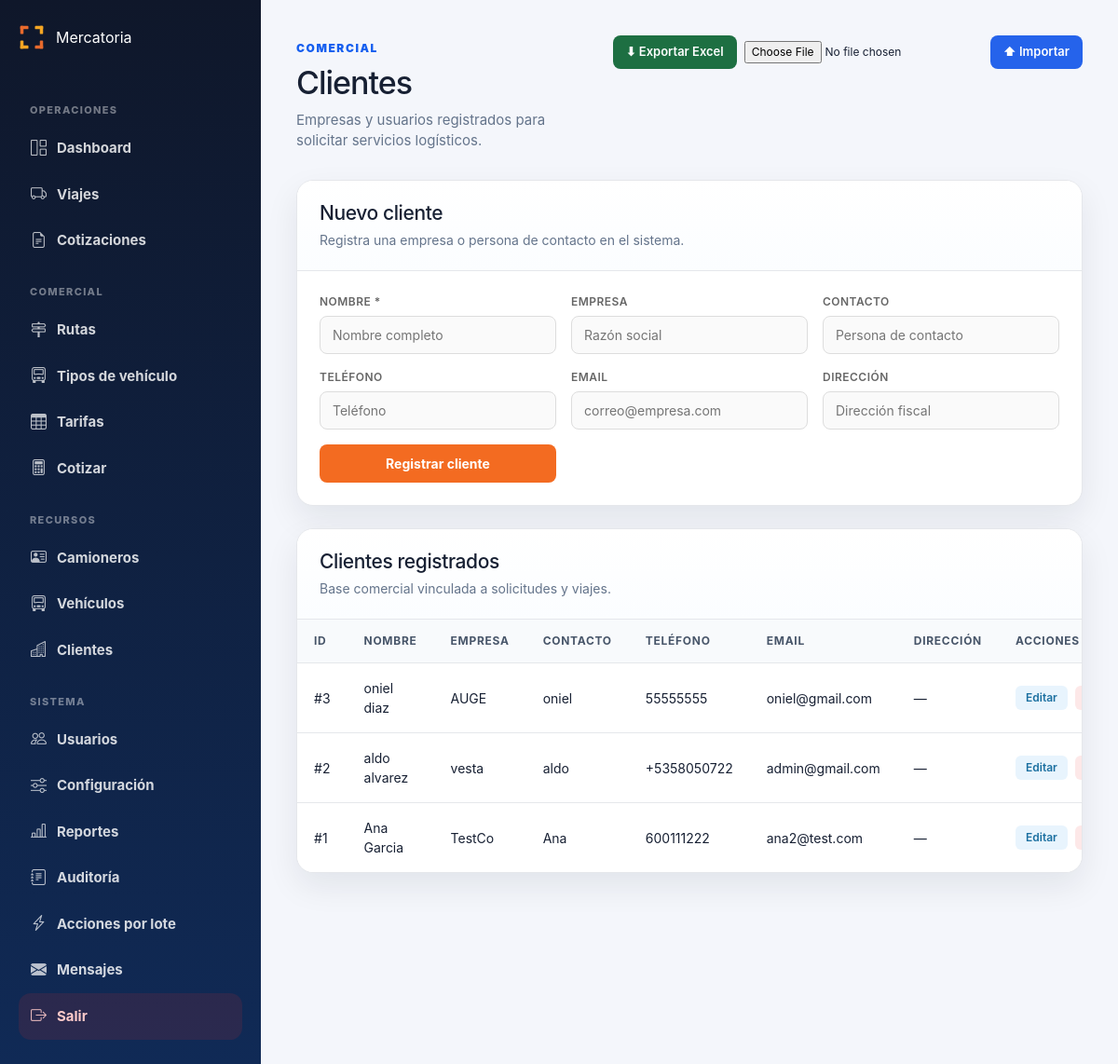
Page /admin/clientes (signed in) on the earlier database version.
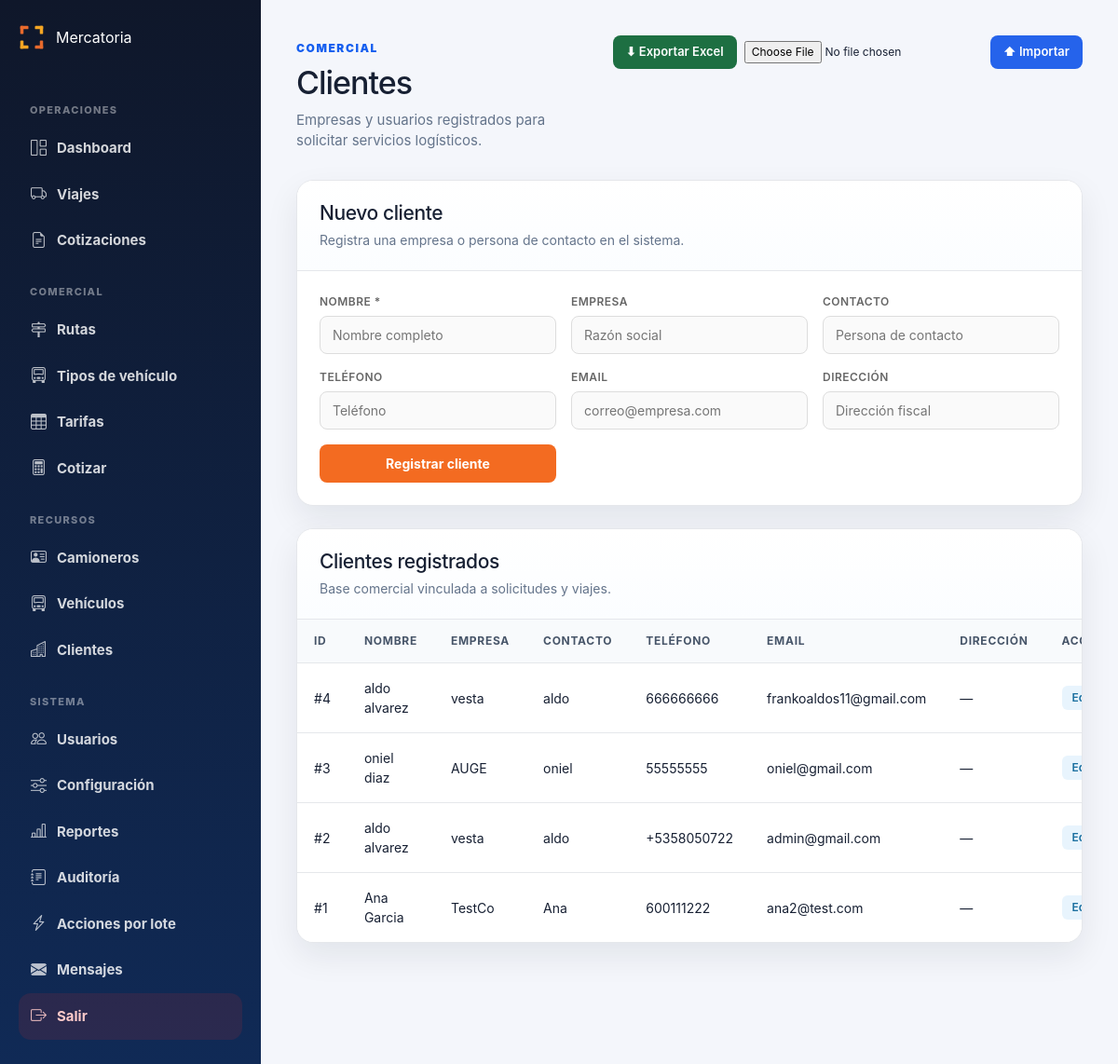
Same page on the later database version.
### tables this page shows
CREATE TABLE clientes (
        id INTEGER PRIMARY KEY AUTOINCREMENT,
        usuario_id INTEGER,
        nombre TEXT,
        empresa TEXT,
        contacto TEXT,
        telefono TEXT,
        email TEXT,
        direccion TEXT,
        activo INTEGER DEFAULT 1,
        fecha_creacion TEXT DEFAULT CURRENT_TIMESTAMP
    );

### routes/admin.py (the view, shortened to what this page needs)
@admin_bp.route("/clientes", methods=["GET", "POST"])
def admin_clientes():
    if not requiere_admin():
        return redirect("/login")
    conexion = conectar()
    cursor = conexion.cursor()
    cursor.execute("""
        SELECT id, nombre, empresa, contacto, telefono, email, direccion
        FROM clientes
        ORDER BY id DESC
    """)
    lista = cursor.fetchall()
    conexion.close()
    return render_template("admin/clientes.html", lista=lista)

### app.py (called while the page is built)
@app.after_request
def set_security_headers(response):
    response.headers["X-Frame-Options"] = "SAMEORIGIN"
    response.headers["X-Content-Type-Options"] = "nosniff"
    response.headers["X-XSS-Protection"] = "1; mode=block"
    return response

@app.context_processor
def sidebar_badges():
    try:
        conexion = conectar()
        cursor = conexion.cursor()
        cursor.execute(
            "SELECT COUNT(*) AS total FROM viajes WHERE estado IN ('Pendiente', 'Solicitado')"
        )
        viajes_urgentes = cursor.fetchone()["total"]
        cursor.execute(
            "SELECT COUNT(*) AS total FROM viajes WHERE estado = 'Solicitado'"
        )
        dashboard_urgentes = cursor.fetchone()["total"]
        conexion.close()
    except Exception:
        viajes_urgentes = 0
        dashboard_urgentes = 0
    return dict(
        sidebar_viajes_urgentes=viajes_urgentes,
        sidebar_dashboard_urgentes=dashboard_urgentes,
    )

### database.py (called while the page is built)
def conectar():
    if USE_POSTGRES:
        from database_pg import conectar_pg
        return conectar_pg()
    else:
        conexion = sqlite3.connect(DATABASE_NAME)
        conexion.row_factory = sqlite3.Row
        return conexion

### routes/admin.py (called while the page is built)
def conectar():
    conexion = sqlite3.connect("mercatoria.db")
    conexion.row_factory = sqlite3.Row
    return conexion

def requiere_admin():
    return "usuario" in session and session.get("rol") in ["admin", "operador"]

### templates/admin/clientes.html (shortened to what this page needs)
{% extends "admin/base_admin.html" %}
{% block contenido %}
<div class="page-header">
    <div>
        <span class="eyebrow">Comercial</span>
        <h1>Clientes</h1>
        <p>Empresas y usuarios registrados para solicitar servicios logísticos.</p>
    </div>
    <div style="display:flex;gap:8px;align-items:center;">
        <a href="/admin/exportar/clientes" class="btn-excel-export">⬇ Exportar Excel</a>
        <form method="POST" action="/admin/importar/clientes" enctype="multipart/form-data" style="display:flex;gap:6px;align-items:center;">
            <input type="file" name="archivo" accept=".xlsx" required style="font-size:12px;">
            <button type="submit" class="btn-excel-import">⬆ Importar</button>
        </form>
    </div>
</div>
<section class="panel" style="margin-bottom: 24px;">
    <div class="panel-header">
        <div>
            <h2>Nuevo cliente</h2>
            <p>Registra una empresa o persona de contacto en el sistema.</p>
        </div>
    </div>
    <div style="padding: 24px;">
        <form method="POST" action="/admin/clientes" class="form-crud-grid">
            <div class="form-crud-field">
                <label>Nombre *</label>
                <input type="text" name="nombre" class="input-crud" required placeholder="Nombre completo">
            </div>
            <div class="form-crud-field">
                <label>Empresa</label>
                <input type="text" name="empresa" class="input-crud" placeholder="Razón social">
            </div>
            <div class="form-crud-field">
                <label>Contacto</label>
                <input type="text" name="contacto" class="input-crud" placeholder="Persona de contacto">
            </div>
            <div class="form-crud-field">
                <label>Teléfono</label>
                <input type="text" name="telefono" class="input-crud" placeholder="Teléfono">
            </div>
            <div class="form-crud-field">
                <label>Email</label>
                <input type="email" name="email" class="input-crud" placeholder="correo@empresa.com">
            </div>
            <div class="form-crud-field">
                <label>Dirección</label>
                <input type="text" name="direccion" class="input-crud" placeholder="Dirección fiscal">
            </div>
            <div class="form-crud-field form-crud-submit">
                <button type="submit" class="btn-crud-primary">Registrar cliente</button>
            </div>
        </form>
    </div>
</section>
<section class="panel">
    <div class="panel-header">
        <div>
            <h2>Clientes registrados</h2>
            <p>Base comercial vinculada a solicitudes y viajes.</p>
        </div>
    </div>
    <div class="table-wrapper">
        <table class="data-table">
            <thead>
                <tr>
                    <th>ID</th>
                    <th>Nombre</th>
                    <th>Empresa</th>
                    <th>Contacto</th>
                    <th>Teléfono</th>
                    <th>Email</th>
                    <th>Dirección</th>
                    <th>Acciones</th>
                </tr>
            </thead>
            <tbody>
                {% for c in lista %}
                <tr>
                    <td>#{{ c["id"] }}</td>
                    <td>{{ c["nombre"] }}</td>
                    <td>{{ c["empresa"] or "—" }}</td>
                    <td>{{ c["contacto"] or "—" }}</td>
                    <td>{{ c["telefono"] or "—" }}</td>
                    <td>{{ c["email"] or "—" }}</td>
                    <td>{{ c["direccion"] or "—" }}</td>
                    <td class="td-acciones">
                        <a href="/admin/clientes/{{ c['id'] }}/editar" class="btn-accion-edit">Editar</a>
                        <form method="POST" action="/admin/clientes/{{ c['id'] }}/eliminar"
                              style="display:inline"
                              onsubmit="return confirm('¿Confirmar eliminación?')">
                            <button type="submit" class="btn-accion-del">Eliminar</button>
                        </form>
                    </td>
                </tr>
                {% else %}
                <tr>
                    <td colspan="8" class="empty-state">No hay clientes registrados.</td>
                </tr>
                {% endfor %}
            </tbody>
        </table>
    </div>
</section>
{% endblock %}

### templates/admin/base_admin.html (shortened to what this page needs)
<!DOCTYPE html>
<html lang="es">
<head>
    <link rel="stylesheet" href="https://cdn.jsdelivr.net/npm/bootstrap-icons@1.11.3/font/bootstrap-icons.min.css">
    <link rel="stylesheet" href="https://cdn.jsdelivr.net/npm/bootstrap@5.3.0/dist/css/bootstrap.min.css">
    <link rel="stylesheet" href="/static/css/admin.css">
</head>
<body>
<div class="app-shell">
    <aside class="sidebar">
        <div class="brand">
            <span class="brand-name">Mercatoria</span>
        </div>
        <nav class="sidebar-nav">
            <div class="nav-section">Operaciones</div>
            <a href="/admin" class="nav-item">
                <i class="bi bi-grid-1x2"></i>
                <span>Dashboard</span>
            </a>
            <a href="/admin/viajes" class="nav-item">
                <i class="bi bi-truck"></i>
                <span>Viajes</span>
            </a>
            <a href="/admin/comercial/cotizaciones" class="nav-item">
                <i class="bi bi-file-earmark-text"></i>
                <span>Cotizaciones</span>
            </a>
            <div class="nav-section">Comercial</div>
            <a href="/admin/comercial/rutas" class="nav-item">
                <i class="bi bi-signpost-2"></i>
                <span>Rutas</span>
            </a>
            {% if session.get('rol') == 'admin' %}
            <a href="/admin/comercial/vehiculos" class="nav-item">
                <i class="bi bi-truck-front"></i>
                <span>Tipos de vehículo</span>
            </a>
            <a href="/admin/comercial/tarifas" class="nav-item">
                <i class="bi bi-table"></i>
                <span>Tarifas</span>
            </a>
            {% endif %}
            <a href="/admin/comercial/cotizar" class="nav-item">
                <i class="bi bi-calculator"></i>
                <span>Cotizar</span>
            </a>
            <div class="nav-section">Recursos</div>
            <a href="/admin/camioneros" class="nav-item">
                <i class="bi bi-person-vcard"></i>
                <span>Camioneros</span>
            </a>
            <a href="/admin/vehiculos" class="nav-item">
                <i class="bi bi-truck-front"></i>
                <span>Vehículos</span>
            </a>
            <a href="/admin/clientes" class="nav-item">
                <i class="bi bi-buildings"></i>
                <span>Clientes</span>
            </a>
            <div class="nav-section">Sistema</div>
            {% if session.get('rol') == 'admin' %}
            <a href="/admin/usuarios" class="nav-item">
                <i class="bi bi-people"></i>
                <span>Usuarios</span>
            </a>
            <a href="/admin/configuracion" class="nav-item">
                <i class="bi bi-sliders"></i>
                <span>Configuración</span>
            </a>
            <a href="/admin/reportes" class="nav-item">
                <i class="bi bi-bar-chart-line"></i>
                <span>Reportes</span>
            </a>
            <a href="/admin/auditoria" class="nav-item">
                <i class="bi bi-journal-text"></i>
                <span>Auditoría</span>
            </a>
            <a href="/admin/lote" class="nav-item">
                <i class="bi bi-lightning-charge"></i>
                <span>Acciones por lote</span>
            </a>
            <a href="/admin/mensajes" class="nav-item">
                <i class="bi bi-envelope-fill"></i>
                <span>Mensajes</span>
            </a>
            {% endif %}
            <a href="/logout" class="nav-item logout">
                <i class="bi bi-box-arrow-right"></i>
                <span>Salir</span>
            </a>
        </nav>
    </aside>
    <main class="main-content">
        {% block contenido %}{% endblock %}
    </main>
</div>
</body>
</html>

### static/css/admin.css (style rules this page uses)
:root { --bg: #f4f6fb; --panel: #ffffff; --panel-soft: #f8fafc; --text: #172033; --muted: #64748b; --primary: #155eef; --primary-dark: #0f3ea8; --border: #e5e7eb; --danger: #dc2626; --success: #16a34a; --warning: #f59e0b; --info: #0891b2; --sidebar: #0f172a; --sidebar-soft: #102a56; --shadow: 0 14px 35px rgba(15, 23, 42, 0.08); --radius: 18px; }
* { box-sizing: border-box; }
body { margin: 0; font-family: Inter, "Segoe UI", Arial, sans-serif; background: var(--bg); color: var(--text); }
.app-shell { display: flex; min-height: 100vh; }
.sidebar { width: 280px; min-height: 100vh; background: linear-gradient(180deg, var(--sidebar) 0%, var(--sidebar-soft) 100%); color: white; padding: 26px 20px; display: flex; flex-direction: column; }
.brand { display: flex; align-items: center; gap: 12px; margin-bottom: 34px; }
.sidebar-nav { display: flex; flex-direction: column; height: 100%; }
.nav-section { margin: 22px 12px 8px; font-size: 11px; font-weight: 800; color: rgba(255,255,255,0.42); text-transform: uppercase; letter-spacing: 0.12em; }
.nav-item { display: flex; align-items: center; gap: 11px; padding: 12px 13px; border-radius: 13px; color: rgba(255,255,255,0.82); text-decoration: none; font-size: 15px; font-weight: 650; transition: all 0.18s ease; }
.nav-item i { font-size: 17px; opacity: 0.88; }
.nav-item.logout { margin-top: auto; background: rgba(220, 38, 38, 0.13); color: #fecaca; }
.main-content { flex: 1; padding: 38px; overflow-y: auto; }
.page-header { display: flex; justify-content: space-between; align-items: flex-start; gap: 22px; margin-bottom: 30px; }
.eyebrow { display: inline-flex; margin-bottom: 8px; color: var(--primary); font-size: 12px; font-weight: 900; text-transform: uppercase; letter-spacing: 0.13em; }
.page-header h1 { margin: 0; font-size: 34px; letter-spacing: -1px; }
.page-header p { margin: 8px 0 0; color: var(--muted); font-size: 15px; }
.panel { background: var(--panel); border: 1px solid var(--border); border-radius: var(--radius); box-shadow: var(--shadow); overflow: hidden; }
.panel-header { padding: 22px 24px; border-bottom: 1px solid var(--border); background: linear-gradient(180deg, #ffffff 0%, #fbfdff 100%); }
.panel-header h2 { margin: 0; font-size: 21px; letter-spacing: -0.4px; }
.panel-header p { margin: 6px 0 0; color: var(--muted); font-size: 14px; }
.table-wrapper { width: 100%; overflow-x: auto; }
.data-table { width: 100%; border-collapse: collapse; background: var(--panel); }
.data-table th { background: var(--panel-soft); color: #475569; padding: 14px 18px; text-align: left; font-size: 12px; text-transform: uppercase; letter-spacing: 0.06em; border-bottom: 1px solid var(--border); white-space: nowrap; }
.data-table td { padding: 16px 18px; border-bottom: 1px solid var(--border); font-size: 14px; vertical-align: middle; }
.data-table tr:last-child td { border-bottom: none; }
.btn-excel-export { display: inline-flex; align-items: center; gap: 5px; padding: 8px 14px; background: #1D6F42; color: #fff; border-radius: 8px; font-size: 13px; font-weight: 600; text-decoration: none; white-space: nowrap; }
.btn-excel-import { padding: 8px 14px; background: #2563EB; color: #fff; border: none; border-radius: 8px; font-size: 13px; font-weight: 600; cursor: pointer; white-space: nowrap; }

### templates/admin/clientes.html (style rules this page uses)
.form-crud-grid { display: grid; grid-template-columns: repeat(auto-fill, minmax(190px, 1fr)); gap: 16px; align-items: end; }
.form-crud-field label { display: block; font-size: 12px; color: #666; font-weight: 600; text-transform: uppercase; letter-spacing: .04em; margin-bottom: 6px; }
.input-crud { width: 100%; padding: 9px 13px; border: 1px solid #ddd; border-radius: 8px; font-size: 14px; box-sizing: border-box; background: #fafafa; }
.form-crud-submit { display: flex; align-items: flex-end; }
.btn-crud-primary { width: 100%; background: #F36B21; color: white; padding: 10px 18px; border: none; border-radius: 8px; font-size: 14px; font-weight: 700; cursor: pointer; }
.td-acciones { white-space: nowrap; }
.btn-accion-edit, .btn-accion-del { display: inline-block; padding: 4px 11px; border-radius: 6px; font-size: 12px; font-weight: 600; cursor: pointer; border: none; text-decoration: none; margin-right: 4px; }
.btn-accion-edit { background: #e8f4fd; color: #1a6fa0; }

Differences in the rows shown:
added clientes: id "4", nombre "aldo alvarez", empresa "vesta", contacto "aldo", telefono "666666666", email "frankoaldos11@gmail.com", c "—"
